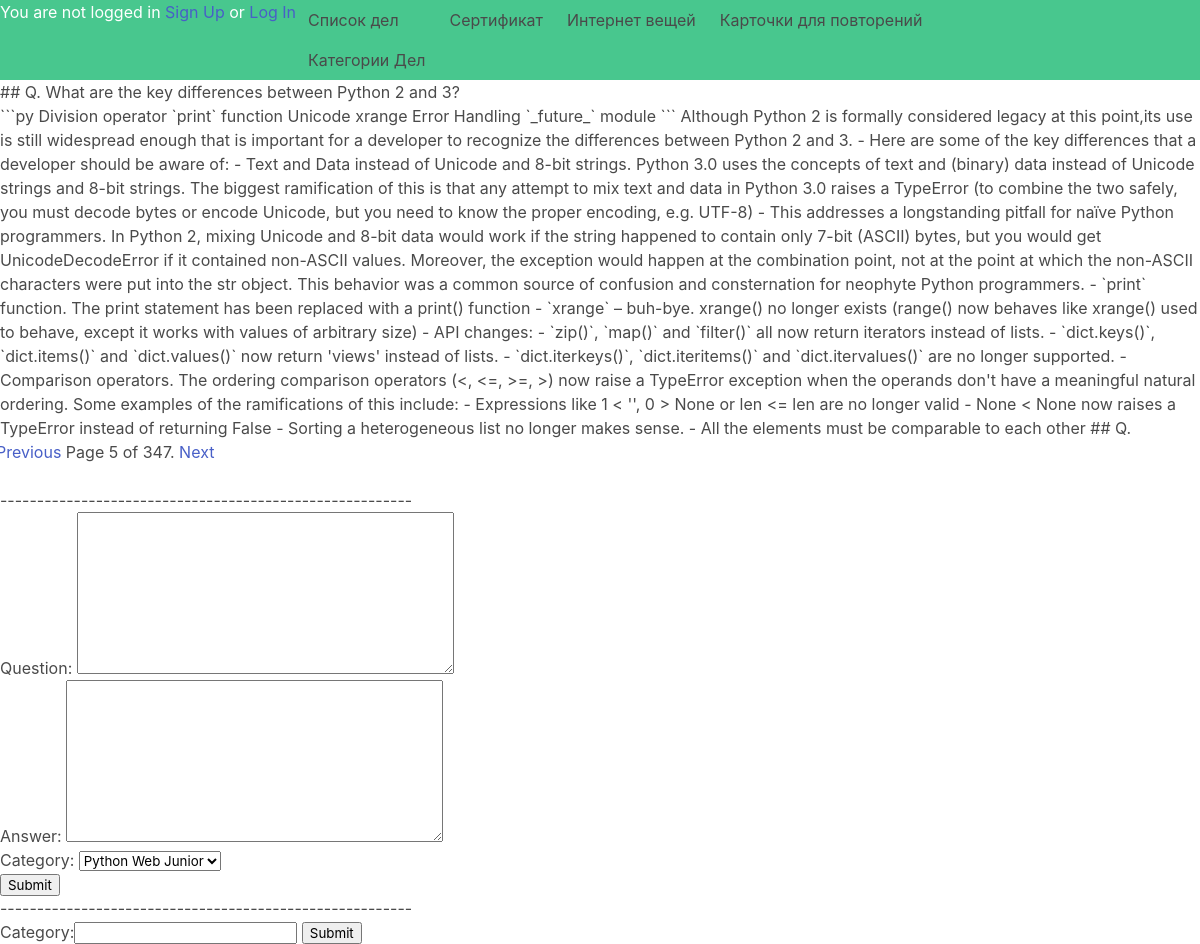
The page /flashcards/?page=5 on the database its author committed.
### flashcards/models.py (models this page shows, shortened)
class FlashCard(models.Model): # Таблица новостей которая наследует models.Model
    question = models.TextField() # название тега
    answer = models.TextField() # название тега
    user = models.ForeignKey(settings.AUTH_USER_MODEL, on_delete=models.CASCADE, blank = True, null = True)
    category = models.ForeignKey(Category, default="general",on_delete=models.PROTECT)
    class Meta:
        verbose_name = ("FlashCard") # человекочитаемое имя объекта
        verbose_name_plural = ("FlashCards")  #человекочитаемое множественное имя для Категорий

class Category(models.Model):
    category = models.CharField(max_length=300)
    def __str__(self):
        return self.category

### flashcards/views.py (the view, shortened to what this page needs)
# urls.py: path('', FlashCardView.as_view(), name='iot')
class FlashCardView(TemplateView):
    def get(self, request, *args, **kwargs):
        cards = FlashCard.objects.all()
        paginator = Paginator(cards, 1)
        formcard = FlashCardForm()
        formcategory = CategoryForm()
        page = request.GET.get('page')
        try:
            cards = paginator.page(page)
        except PageNotAnInteger:
            cards = paginator.page(1)
        except EmptyPage:
            cards = paginator.page(paginator.num_pages)
        return render(request, 'flashcard.html', {'formcard' : formcard, 'formcategory': formcategory, 'page' : page, 'cards' : cards})

### flashcards/form.py
class FlashCardForm(ModelForm):
    class Meta:
        model = FlashCard
        exclude = ('id','user')

class CategoryForm(ModelForm):
    class Meta:
        model = Category
        exclude = "__all__"

### templates/flashcard.html (shortened to what this page needs)
{% extends 'base.html' %}
{% block content %}
{%for card in cards%}
    <h5>{{card.question}} </h5><p>
    {{card.answer}} </p>
{% endfor %}
{% include "pagination.html" with page=cards %}
--------------------------------------------------------
<form action="/flashcards/" method="POST">
    {{ formcard.as_p }}
    <input type="submit" value="Submit" />
</form>
--------------------------------------------------------
<form action="/flashcards/" method="POST">
    {{ formcategory }}
    <input type="submit" value="Submit" />
</form>
{% endblock %}

### rows shown on the page
FlashCard: question "## Q. What are the key differences between Python 2 and 3?", answer "```py Division operator `print` function Unicode xrange Error Handling `_future_` module ``` Although Python 2 is formally considered legacy at this point,its use is still widespread enough that is important for a developer to recognize the differences between Python 2 and 3. - Here are some of the key differences that a developer should be aware of: - Text and Data instead of Unicode and 8-bit strings. Python 3.0 uses the concepts of text and (binary) data instead of Unicode strings and 8-bit strings. The biggest ramification of this is that any attempt to mix text and data in Python 3.0 raises a TypeError (to combine the two safely, you must decode bytes or encode Unicode, but you need to…"
Category: category "Python Web Junior"

### other values the page prints
{{ page.number }} "5"
{{ page.paginator.num_pages }} "347"
